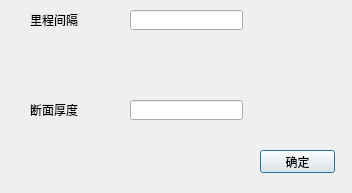
<?xml version="1.0" encoding="UTF-8"?>
<ui version="4.0">
 <class>Dialog_Sections</class>
 <widget class="QDialog" name="Dialog_Sections">
  <property name="geometry">
   <rect>
    <x>0</x>
    <y>0</y>
    <width>352</width>
    <height>193</height>
   </rect>
  </property>
  <property name="windowTitle">
   <string>设置断面参数</string>
  </property>
  <widget class="QLineEdit" name="lineEdit_mileageInterval">
   <property name="geometry">
    <rect>
     <x>130</x>
     <y>10</y>
     <width>113</width>
     <height>20</height>
    </rect>
   </property>
  </widget>
  <widget class="QLineEdit" name="lineEdit_d">
   <property name="geometry">
    <rect>
     <x>130</x>
     <y>100</y>
     <width>113</width>
     <height>20</height>
    </rect>
   </property>
  </widget>
  <widget class="QLabel" name="label">
   <property name="geometry">
    <rect>
     <x>30</x>
     <y>10</y>
     <width>71</width>
     <height>20</height>
    </rect>
   </property>
   <property name="text">
    <string>里程间隔</string>
   </property>
  </widget>
  <widget class="QPushButton" name="btn_ok">
   <property name="geometry">
    <rect>
     <x>260</x>
     <y>150</y>
     <width>75</width>
     <height>23</height>
    </rect>
   </property>
   <property name="text">
    <string>确定</string>
   </property>
  </widget>
  <widget class="QLabel" name="label_3">
   <property name="geometry">
    <rect>
     <x>30</x>
     <y>100</y>
     <width>81</width>
     <height>20</height>
    </rect>
   </property>
   <property name="text">
    <string>断面厚度</string>
   </property>
  </widget>
 </widget>
 <resources/>
 <connections/>
</ui>
